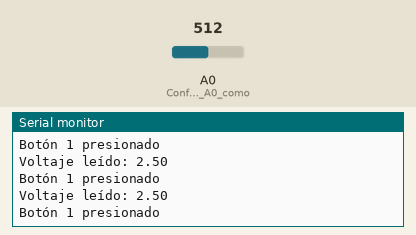
Simulated run of this sketch. Board: Arduino Uno, built with avr-gcc and run on an emulated ATmega328P. Shown: the last lines printed to the serial monitor. The inputs (shaded band) are chosen by the test bench; at power-on: A0 (Configurar_el_pin_A0_como) = 512.

Above: at 1.3 s.
1.4 s: A0 (Configurar_el_pin_A0_como) set to 550
At 1.82 s:
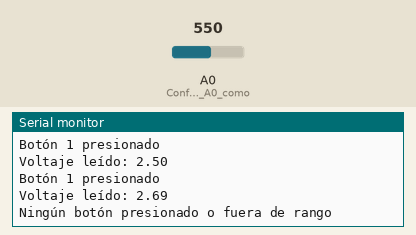
15.5 s: A0 (Configurar_el_pin_A0_como) set to 688
At 15.85 s:
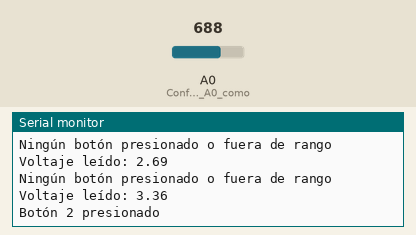
Timing chart, 0 to 18.5 s (numbered marks = the images above; inputs shaded):
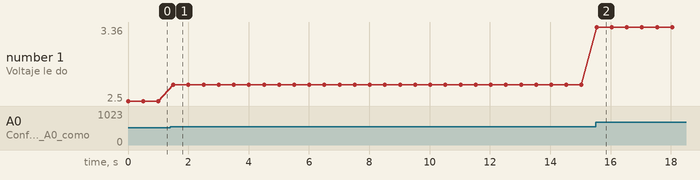

Measured:
- the behaviour switches between 531 and 532 on A0 (Configurar_el_pin_A0_como) (found by bisection; images 0 and 1)
- after the input at 1.4 s, the serial monitor: prints a new line after 0.10 s (image 1)
- after the input at 15.5 s, the serial monitor: prints a new line at once (image 2)
- plotted number 1: 2.5 → 2.69 after the input at 1.4 s, 2.69 → 3.36 after the input at 15.5 s

The sketch:

PULSADORES_MULTIPLEXADOS.INO
```cpp
// Definición de macros para las resistencias y el voltaje de referencia
#define V_IN 5.0            // Voltaje de entrada (VCC)
#define R_REF 10000.0       // Resistencia de referencia en ohmios (10kΩ)

// Resistencias de cada botón en ohmios
#define R_BTN1 10000.0      // Botón 1
#define R_BTN2 20000.0      // Botón 2
#define R_BTN3 30000.0      // Botón 3
#define R_BTN4 40000.0      // Botón 4

// Cálculo del voltaje esperado para cada pulsador
#define V_BTN1 (V_IN * (R_BTN1 / (R_BTN1 + R_REF)))
#define V_BTN2 (V_IN * (R_BTN2 / (R_BTN2 + R_REF)))
#define V_BTN3 (V_IN * (R_BTN3 / (R_BTN3 + R_REF)))
#define V_BTN4 (V_IN * (R_BTN4 / (R_BTN4 + R_REF)))

// Umbral de comparación (margen de tolerancia para variaciones)
#define TOLERANCE 0.1       // Tolerancia de 0.1V

void setup() {
  Serial.begin(9600);        // Iniciar comunicación serial
  pinMode(A0, INPUT);        // Configurar el pin A0 como entrada
}

void loop() {
  // Leer el voltaje en A0
  int sensorValue = analogRead(A0);
  float voltage = sensorValue * (V_IN / 1023.0);  // Convertir el valor analógico en voltaje

  Serial.print("Voltaje leído: ");
  Serial.println(voltage);

  // Comparar con los valores de cada botón
  if (abs(voltage - V_BTN1) < TOLERANCE) {
    Serial.println("Botón 1 presionado");
  } else if (abs(voltage - V_BTN2) < TOLERANCE) {
    Serial.println("Botón 2 presionado");
  } else if (abs(voltage - V_BTN3) < TOLERANCE) {
    Serial.println("Botón 3 presionado");
  } else if (abs(voltage - V_BTN4) < TOLERANCE) {
    Serial.println("Botón 4 presionado");
  } else {
    Serial.println("Ningún botón presionado o fuera de rango");
  }

  delay(500); // Esperar medio segundo antes de leer de nuevo
}
```
